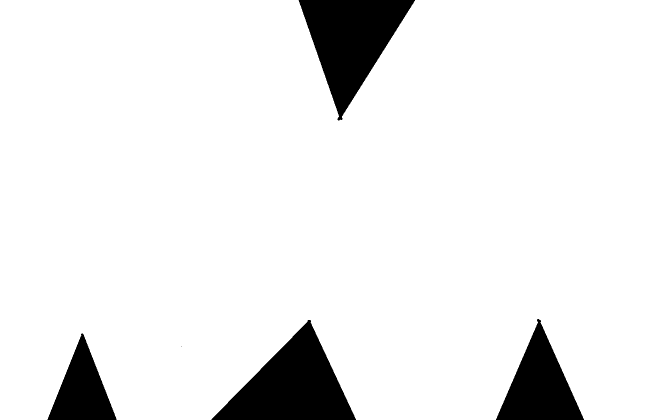
#> input picture img/lunkuo.png, 1344 x 840 px (shown at 1/2 size)
$ python lunkuo_jinsi_test.py
#> lines starting #> are read from the running program, lines starting #| are printed output that depends on the picture; after the words box and inside, x2 and y2 are one past the last pixel; in counts of white or black regions, pixels touching at a corner belong together
### main/utils/common.py
import cv2 as cv
import numpy as np


# 边缘提取
def cv_show(name, image):
    cv.imshow(name, image)
    cv.waitKey(0)
    cv.destroyAllWindows()


# 排序轮廓
# [65 lines left out: functions sort_contours, resize, order_points, four_point_transform, not called in this run]

### main/lunkuo_jinsi_test.py
import cv2 as cv

from main.utils.common import cv_show

# 轮廓近似
# 读取图像
img = cv.imread("../img/lunkuo.png")
#> img is the input picture: shape (840, 1344, 3); 92.3% white; 5 black regions (1 under 20 px), largest, box (x1, y1, x2, y2) and area: (423, 640, 712, 840) 29171, (597, 0, 830, 241) 27920, (992, 638, 1168, 840) 17821, (95, 667, 233, 840) 12253
print(img.shape)
#| (840, 1344, 3)
cv_show('img', img)

# 灰度处理
gray = cv.cvtColor(img, cv.COLOR_BGR2GRAY)
#> gray: shape (840, 1344); 92.3% white; 5 black regions (1 under 20 px)
print(img.shape)
#| (840, 1344, 3)
cv_show('gray', gray)

ret, threshold = cv.threshold(gray, 127, 255, cv.THRESH_BINARY)
print(threshold.shape)
#| (840, 1344)
cv_show('threshold', threshold)

contours, hierarchy = cv.findContours(threshold, cv.RETR_TREE, cv.CHAIN_APPROX_NONE)
#> contours = 2 contours, 1 with area under 20; largest, box (x1, y1, x2, y2) and area: (0, 0, 1344, 840) 1039208
print(contours)
#> (printed output is left out)

draw_img = img.copy()
res = cv.drawContours(draw_img, contours, -1, (0, 0, 255), 2)
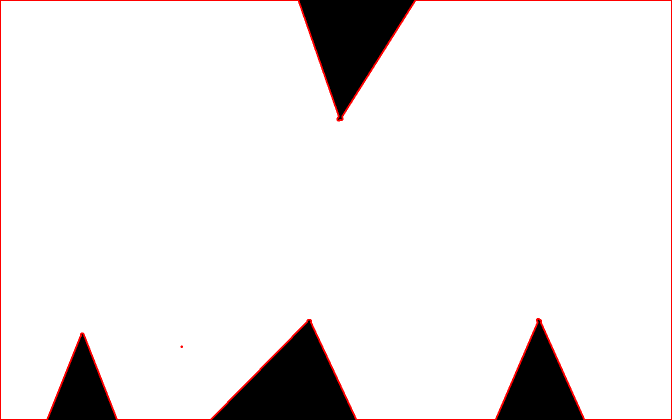
#> res: shape (840, 1344, 3) (shown at 1/2 size); mean B, G, R 232.8, 232.8, 235.9
cv_show('res', res)

cnt = contours[0]
#> cnt = contour of 5171 points, box (x1, y1, x2, y2) (0, 0, 1344, 840), area 1039208
draw_img = img.copy()
res = cv.drawContours(draw_img, cnt, -1, (0, 0, 255), 2)
cv_show('cnt0', res)

# 轮廓近似
epsilon = 0.1 * cv.arcLength(cnt, True)
#> epsilon = 552.1
approx = cv.approxPolyDP(cnt, epsilon, True)
#> approx = [[0, 0], [0, 839], [1343, 839], [1343, 0]]

draw_img = img.copy()
res = cv.drawContours(draw_img, [approx], -1, (0, 0, 255), 2)
cv_show('res', res)
